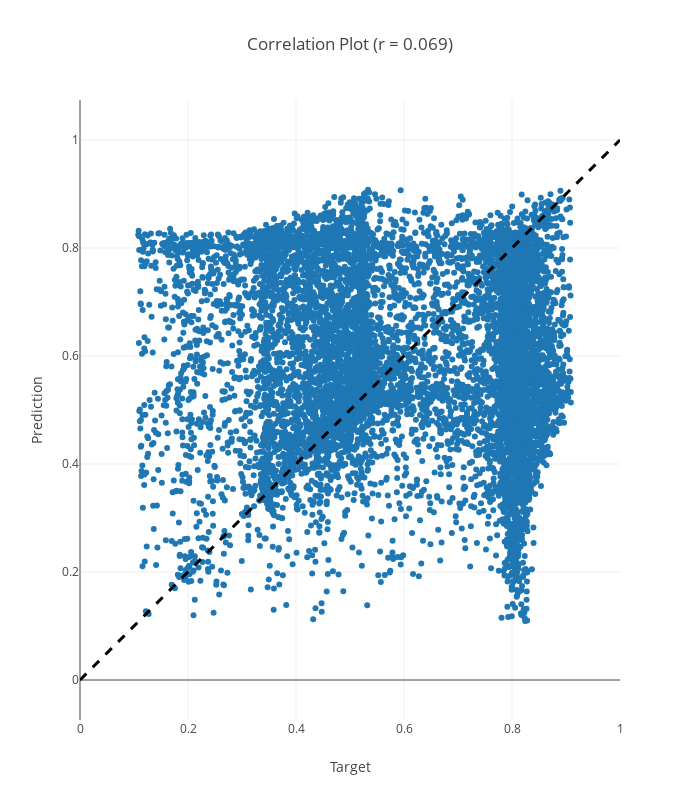

Source (notebook cell):
### Markdown cell above
### Detecting causality from $\mathbf{Y} \rightarrow \mathbf{X}$

### Code cell
CCM(data=target, target=data, k=3, attractor_viz=False, prediction_corr_viz=True);

### Figure 1 — Plotly figure (JSON) as saved in the notebook; plotly's stock layout.template omitted (floating-point values rounded to 4 significant figures; data arrays with more than 128 entries replaced by an {"elided": "..."} marker saying what was removed)
{"data": [{"mode": "markers", "type": "scatter", "x": {"elided": "10000 float values"}, "y": {"elided": "10000 float values"}}, {"hoverinfo": "none", "line": {"color": "#000000", "dash": "dash", "width": 3}, "mode": "lines", "type": "scatter", "x": [0, 1], "y": [0, 1]}], "layout": {"height": 800, "showlegend": false, "title": "Correlation Plot (r = 0.069)", "width": 700, "xaxis": {"title": "Target"}, "yaxis": {"scaleanchor": "x", "title": "Prediction"}}}
